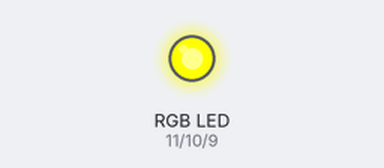
Simulated run of this sketch. Board: Arduino Uno, built with avr-gcc and run on an emulated ATmega328P. On the bench: an RGB LED mixed from three pins (HIGH = lit).

Above: at 2.5 s.
At 3.5 s:
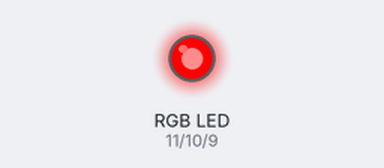
At 7.5 s:
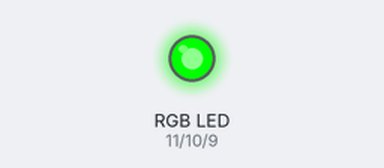
Timing chart, 0 to 8.9 s (numbered marks = the images above):
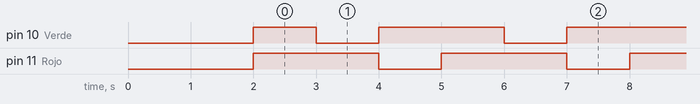

Measured:
- by itself, pin 10 (Verde): repeats every 3.0 s: LOW 1.0 s, HIGH 2.0 s
- by itself, pin 11 (Rojo): alternates HIGH for 2.0 s and LOW for 1.0 s
- by itself, everything shown: repeats every 3.0 s, in 3 steps

The sketch:

LED_RGB.ino
```cpp
int Rojo=11;
int Verde=10;
int Azul=9;
void setup() {
  // Definimos los pines como salida o entrada:
  pinMode (Rojo, OUTPUT);
  pinMode (Verde, OUTPUT);
  pinMode (Azul, OUTPUT);
  delay(1000);
  digitalWrite (Rojo, LOW);
  digitalWrite (Verde, LOW);
  digitalWrite (Azul, LOW);
  delay(1000);

}

void loop() {
  // Encendemos y apagamos los colores primarios y secundarios:
  /*
  //Rojo:
  digitalWrite(Rojo, HIGH);
  digitalWrite(Verde, LOW);
  digitalWrite(Azul, LOW);
  delay(1000);
  //Verde:
  digitalWrite(Rojo, LOW);
  digitalWrite(Verde, HIGH);
  digitalWrite(Azul, LOW);
  delay(1000);
  //Azul:
  digitalWrite(Rojo, LOW);
  digitalWrite(Verde, LOW);
  digitalWrite(Azul, HIGH);
  delay(1000);
*/
  //Amarillo:
  digitalWrite(Rojo, HIGH);
  digitalWrite(Verde, HIGH);
  digitalWrite(Azul, LOW);
  delay(1000);
  //Rojo
  digitalWrite(Rojo, HIGH);
  digitalWrite(Verde, LOW);
  digitalWrite(Azul, LOW);
  delay(1000);
  //Verde:
  digitalWrite(Rojo, LOW);
  digitalWrite(Verde, HIGH);
  digitalWrite(Azul, LOW);
  delay(1000);

}
```
